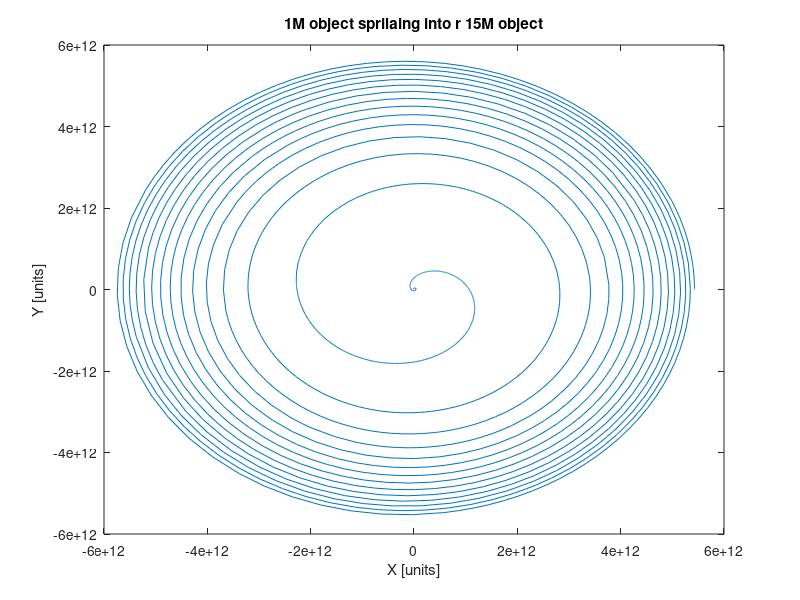
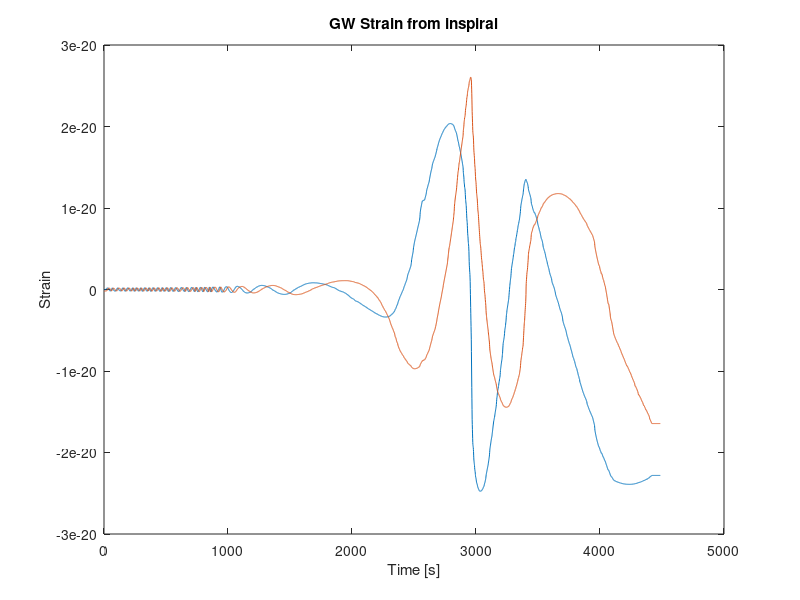

The MATLAB source for these figures, in order:
load spiral_out.mat out
plot(out.X, out.Y)
title('1M object sprilaing into r 15M object')
xlabel('X [units]')
ylabel('Y [units]')
saveas(gcf,'orbit','png')


load waveform_data.mat out
plot(out.h_plus)
hold on
plot(out.h_cross)
title('GW Strain from inspiral')
xlabel('Time [s]')
ylabel('Strain')
saveas(gcf,'strain','png')
hold off